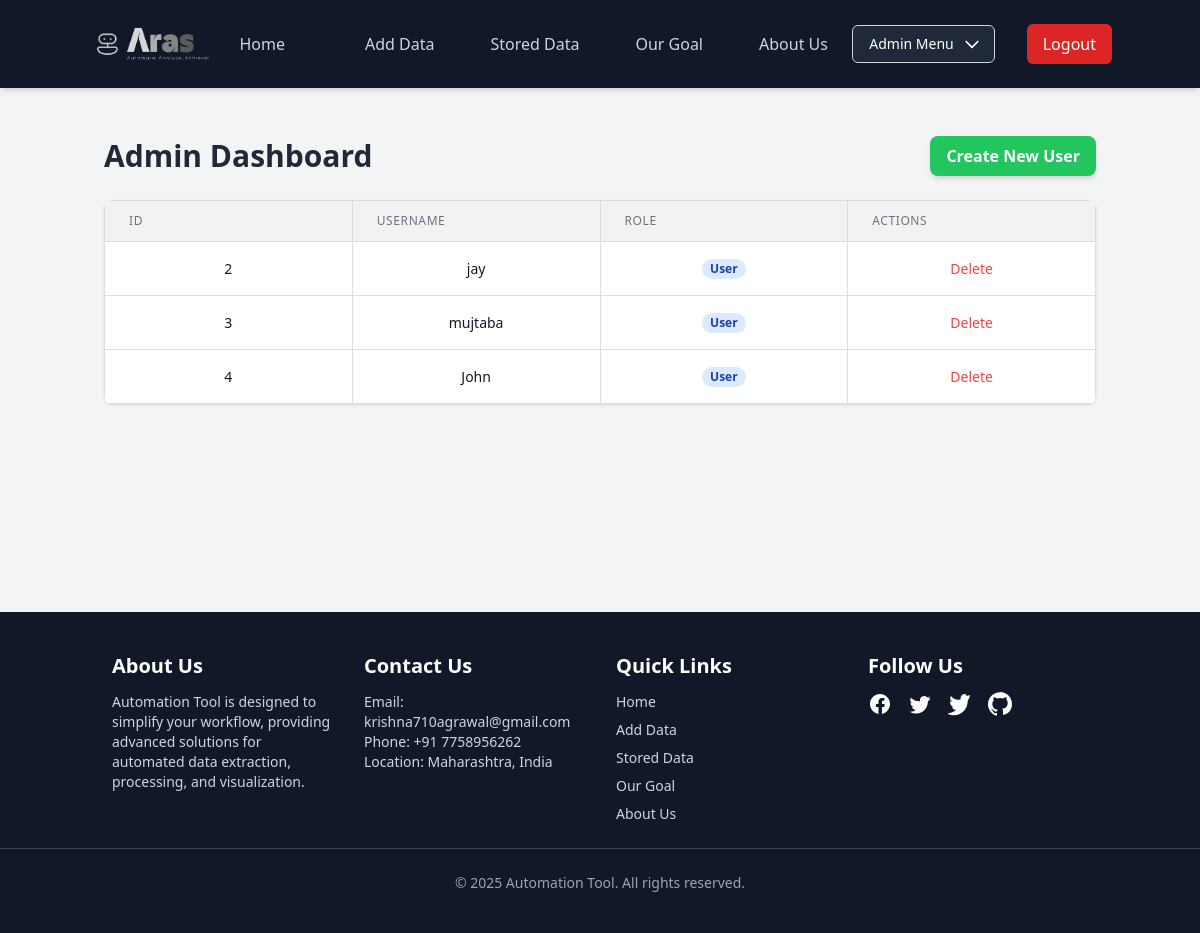
The app's page /admin/dashboard (signed in), older data.
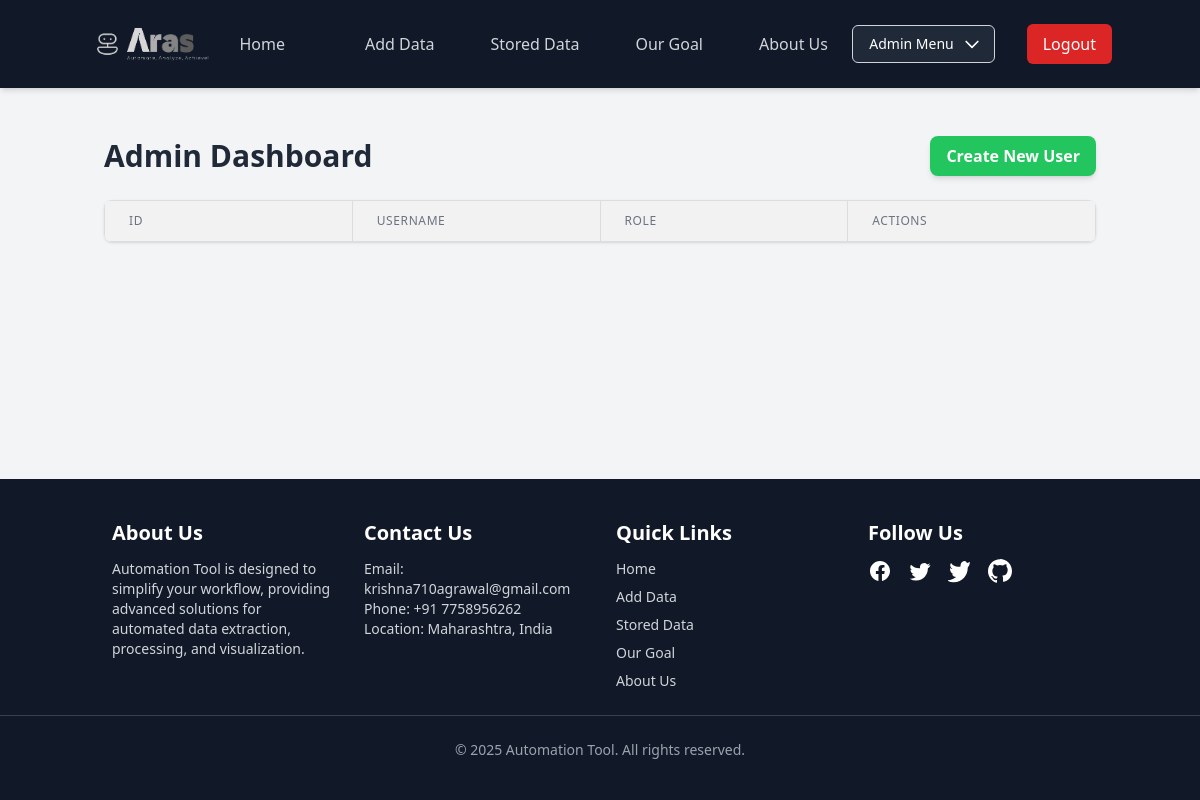
The same page, newer data.
### model.py (models this page shows)
class User(UserMixin, db.Model):
    id = db.Column(db.Integer, primary_key=True)
    email = db.Column(db.String(100), nullable=False, unique=True)
    username = db.Column(db.String(100), nullable=False, unique=True)
    password = db.Column(db.String(255), nullable=False)
    is_admin = db.Column(db.Boolean, default=False)  # True for admin, False for regular users

### main.py (the view)
@app.route('/admin/dashboard')
@admin_required
def admin_dashboard():
    users = User.query.all()
    return render_template('admin_dashboard.html', users=users)

### main.py (called while the page is built)
@login_manager.user_loader
def load_user(user_id):
    return db.get_or_404(User, user_id)

def admin_required(f):
    @wraps(f)
    @login_required
    def decorated_function(*args, **kwargs):
        if not current_user.is_admin:
            abort(403)  # Or you could redirect to a custom error page
        return f(*args, **kwargs)
    return decorated_function

### templates/admin_dashboard.html (shortened to what this page needs)
{% extends "base.html" %}
{% block content %}
<div class="container mx-auto px-4 py-6 mb-40">
  <div class="flex flex-col md:flex-row items-center justify-between mb-6">
    <h1 class="text-3xl font-extrabold text-gray-800 mb-4 md:mb-0">Admin Dashboard</h1>
    <a href="{{ url_for('create_user') }}" class="bg-green-500 hover:bg-green-600 text-white font-semibold px-4 py-2 rounded-lg shadow-md transition duration-200">
      Create New User
    </a>
  </div>
  <div class="bg-white shadow rounded-lg overflow-x-auto">
    <table class="min-w-full divide-y divide-gray-200">
      <thead class="bg-purple-50">
        <tr>
          <th scope="col" class="px-6 py-3 text-left text-xs font-medium text-gray-500 uppercase tracking-wider">ID</th>
          <th scope="col" class="px-6 py-3 text-left text-xs font-medium text-gray-500 uppercase tracking-wider">Username</th>
          <th scope="col" class="px-6 py-3 text-left text-xs font-medium text-gray-500 uppercase tracking-wider">Role</th>
          <th scope="col" class="px-6 py-3 text-left text-xs font-medium text-gray-500 uppercase tracking-wider">Actions</th>
        </tr>
      </thead>
<tbody class="bg-white divide-y divide-gray-200">
  {% for user in users %}
    {% if user.username != 'admin' %}
      <tr class="hover:bg-gray-100 transition-colors">
        <td class="px-6 py-4 whitespace-nowrap text-sm text-gray-900">{{ user.id - 1 }}</td>
        <td class="px-6 py-4 whitespace-nowrap text-sm text-gray-900">{{ user.username }}</td>
        <td class="px-6 py-4 whitespace-nowrap text-sm">
          {% if user.is_admin %}
            <span class="px-2 inline-flex text-xs leading-5 font-semibold rounded-full bg-green-100 text-green-800">Admin</span>
          {% else %}
            <span class="px-2 inline-flex text-xs leading-5 font-semibold rounded-full bg-blue-100 text-blue-800">User</span>
          {% endif %}
        </td>
        <td class="px-6 py-4 whitespace-nowrap text-sm">
          <a href="{{ url_for('delete_user', user_id=user.id) }}" class="text-red-500 hover:underline">Delete</a>
        </td>
      </tr>
    {% endif %}
  {% endfor %}
</tbody>
    </table>
  </div>
</div>
{% endblock %}

### templates/base.html (shortened to what this page needs)
<!DOCTYPE html>
<html lang="en">
<head>
  <script src="https://unpkg.com/@tailwindcss/browser@4"></script>
  <script src="https://cdn.tailwindcss.com"></script>
  <link rel="stylesheet" href="{{ url_for('static', filename='css/styles.css') }}">
</head>
<body class="bg-gray-100 text-gray-800 flex flex-col min-h-screen">
<nav class="bg-gray-900 p-4 shadow-md w-full">
  <div class="container mx-auto flex justify-between items-center">
    <a href="{{ url_for('home') }}" class="flex items-center">
      <img src="{{ url_for('static', filename='images/Logo.png') }}" alt="Website Logo" class="h-14 w-auto">
    </a>
    <ul id="menu"
        class="hidden z-1 md:flex md:space-x-6 absolute md:static bg-gray-900 md:bg-transparent w-full left-0 top-16 md:top-0 md:w-auto flex-col md:flex-row text-center md:text-center transition-all duration-300 ease-in-out opacity-0 md:opacity-100 scale-95 md:scale-100">
      <li><a href="{{ url_for('home') }}"
             class="block py-2 px-4 text-gray-300 hover:text-white transition duration-300">Home</a></li>
      <li><a href="{{ url_for('add') }}"
             class="block py-2 px-4 text-gray-300 hover:text-white transition duration-300">Add Data</a></li>
      <li><a href="{{ url_for('available_data_cards') }}"
             class="block py-2 px-4 text-gray-300 hover:text-white transition duration-300">Stored Data</a></li>
      <li><a href="{{ url_for('goal') }}"
             class="block py-2 px-4 text-gray-300 hover:text-white transition duration-300">Our Goal</a></li>
      <li><a href="{{ url_for('about_us') }}"
             class="block py-2 px-4 text-gray-300 hover:text-white transition duration-300">About Us</a></li>
    </ul>
    <div class="hidden md:flex space-x-4 items-center">
      {% if not current_user.is_authenticated %}
        <a href="{{ url_for('login') }}" class="bg-blue-600 hover:bg-blue-700 text-white px-4 py-2 rounded-md transition duration-300">
          Login
        </a>
      {% else %}
        {% if current_user.username == 'admin' %}
          <div class="relative inline-block text-left">
            <button type="button" id="admin-menu-btn-desktop"
                    class="inline-flex justify-center w-full rounded-md border border-gray-300 shadow-sm px-4 py-2 bg-gray-800 text-sm font-medium text-white hover:bg-gray-700 focus:outline-none"
                    aria-expanded="false" aria-haspopup="true">
              Admin Menu
              <svg class="-mr-1 ml-2 h-5 w-5" xmlns="http://www.w3.org/2000/svg" fill="none" viewBox="0 0 24 24"
                   stroke="currentColor">
                <path stroke-linecap="round" stroke-linejoin="round" stroke-width="2"
                      d="M19 9l-7 7-7-7" />
              </svg>
            </button>
          </div>
        {% endif %}
        <a href="{{ url_for('logout') }}" class="bg-red-600 hover:bg-red-700 text-white px-4 py-2 rounded-md transition duration-300">
          Logout
        </a>
      {% endif %}
    </div>
  </div>
</nav>
  <main class="flex-1 container mx-auto py-6">
    {% block content %}{% endblock %}
  </main>
 <footer class="bg-gray-900 text-white py-10 mt-auto">
    <div class="container mx-auto grid grid-cols-1 sm:grid-cols-2 lg:grid-cols-4 gap-8 px-6">
      <div>
        <h2 class="text-xl font-semibold mb-3">About Us</h2>
        <p class="text-sm text-gray-300">Automation Tool is designed to simplify your workflow, providing advanced
          solutions for automated data extraction, processing, and visualization.</p>
      </div>
      <div>
        <h2 class="text-xl font-semibold mb-3">Contact Us</h2>
        <ul class="text-sm text-gray-300">
          <li>Email: <a href="mailto:krishna710agrawal@gmail.com"
              class="hover:underline">krishna710agrawal@gmail.com</a></li>
          <li>Phone: <a href="tel:+917758956262" class="hover:underline">+91 7758956262</a></li>
          <li>Location: Maharashtra, India</li>
        </ul>
      </div>
      <div>
        <h2 class="text-xl font-semibold mb-3">Quick Links</h2>
        <ul class="text-sm text-gray-300 space-y-2">
          <li><a href="{{ url_for('home') }}" class="hover:text-gray-400 transition">Home</a></li>
          <li><a href="{{ url_for('add') }}" class="hover:text-gray-400 transition">Add Data</a></li>
          <li><a href="{{ url_for('available_data_cards') }}" class="hover:text-gray-400 transition">Stored Data</a></li>
          <li><a href="{{ url_for('goal') }}" class="hover:text-gray-400 transition">Our Goal</a></li>
          <li><a href="{{ url_for('about_us') }}" class="hover:text-gray-400 transition">About Us</a></li>
        </ul>
      </div>
      <div class="text-center sm:text-left">
        <h2 class="text-xl font-semibold mb-3">Follow Us</h2>
        <div class="flex justify-center sm:justify-start gap-4">
          <a href="#" class="hover:text-blue-400 transition"></a>
          <a href="#" class="hover:text-blue-500 transition"></a>
          <a href="#" class="hover:text-blue-600 transition"></a>
          <a href="#" class="hover:text-gray-400 transition"></a>
        </div>
      </div>
    </div>
    <hr class="border-gray-700 my-6">
    <p class="text-center text-gray-400 text-sm">&copy; 2025 Automation Tool. All rights reserved.</p>
  </footer>
</body>
</html>

### static/css/styles.css (style rules this page uses)
main { height: 100%; }
table { border-collapse: collapse; width: 100%; table-layout: fixed; }
th, td { padding: 8px; text-align: center; border: 1px solid #ddd; word-wrap: break-word; }
th { background-color: #f2f2f2; }

Row changes from the older to the newer data that the page shows:
removed User: id "2", username "jay", is_admin "User"
removed User: id "3", username "mujtaba", is_admin "User"
removed User: id "4", username "John", is_admin "User"
